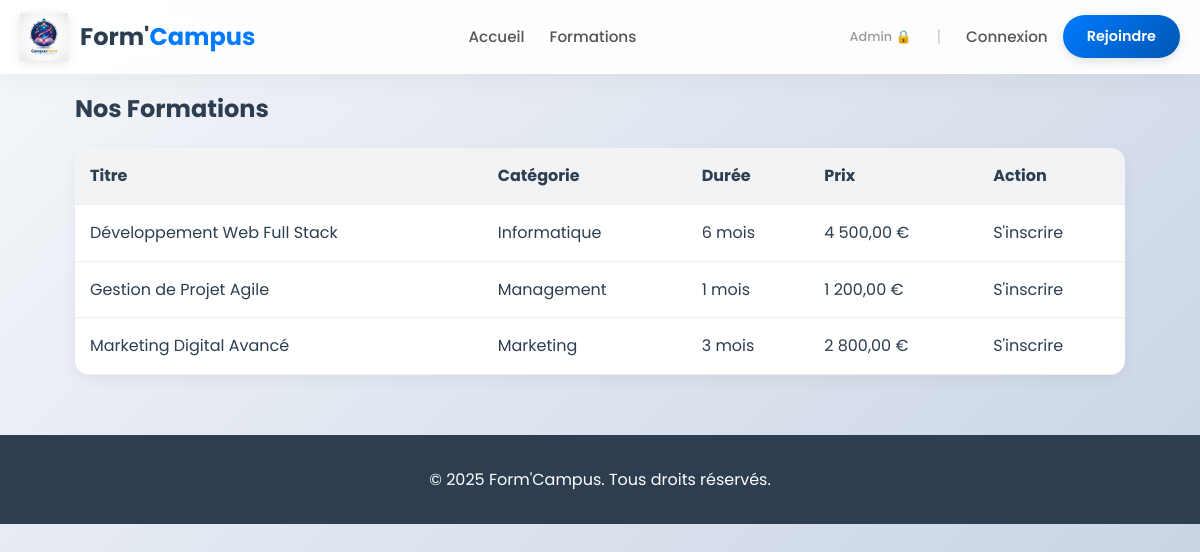
The app's page /tempCodeRunnerFile.php with its own data.
### tables this page shows
CREATE TABLE IF NOT EXISTS formations (
    id INT(11) UNSIGNED AUTO_INCREMENT PRIMARY KEY,
    titre VARCHAR(255) NOT NULL,
    categorie VARCHAR(255) NOT NULL,
    description TEXT,
    duree VARCHAR(100),
    prix DECIMAL(10, 2) NOT NULL
);

### tempCodeRunnerFile.php (the view, shortened to what this page needs)
<?php
require_once 'includes/connexion.php';
require_once 'includes/header.php';
try {
    $stmt = $pdo->query("SELECT * FROM formations ORDER BY categorie, titre");
    $formations = $stmt->fetchAll();
} catch (PDOException $e) {
    $error_message = "Erreur lors de la récupération des formations : " . $e->getMessage();
    $formations = [];
}
?>
<h2>Nos Formations</h2>
<?php if (empty($formations)): ?>
    <p>Aucune formation n'est disponible pour le moment.</p>
<?php else: ?>
    <table>
        <thead>
            <tr>
                <th>Titre</th>
                <th>Catégorie</th>
                <th>Durée</th>
                <th>Prix</th>
                <th>Action</th>
            </tr>
        </thead>
        <tbody>
            <?php foreach ($formations as $formation): ?>
                <tr>
                    <td><?= htmlspecialchars($formation['titre']) ?></td>
                    <td><?= htmlspecialchars($formation['categorie']) ?></td>
                    <td><?= htmlspecialchars($formation['duree']) ?></td>
                    <td><?= number_format($formation['prix'], 2, ',', ' ') ?> €</td>
                    <td>
                        <a href="inscription.php?formation_id=<?= $formation['id'] ?>" class="btn">S'inscrire</a>
                    </td>
                </tr>
            <?php endforeach; ?>
        </tbody>
    </table>
<?php endif; ?>
<?php
require_once 'includes/footer.php';
?>

### header.php (shortened to what this page needs)
<?php
if (!isset($path)) { $path = ""; }
$is_admin = isset($_SESSION['admin_logged_in']) && $_SESSION['admin_logged_in'] === true;
$is_client = isset($_SESSION['client_logged_in']) && $_SESSION['client_logged_in'] === true;
?>
<!DOCTYPE html>
<html lang="fr">
<head>
    <link rel="stylesheet" href="<?= $path ?>assets/css/style.css">
</head>
<body>
    <header class="glass-header">
        <div class="header-container">
            <a href="<?= $path ?>index.php" class="brand-logo">
                <img src="<?= $path ?>assets/img/logo.png" alt="Logo">
                <div class="brand-text">
                    <span class="text-form">Form'</span><span class="text-campus">Campus</span>
                </div>
            </a>
           <nav class="nav-menu">
    <ul>
        <li><a href="<?= $path ?>index.php" class="nav-link">Accueil</a></li>
        <?php if (!$is_admin): ?>
            <li><a href="<?= $path ?>formations.php" class="nav-link">Formations</a></li>
        <?php endif; ?>
    </ul>
</nav>
            <div class="auth-buttons">
                <?php if ($is_admin): ?>
                    <span class="user-name" style="color:#dc3545; font-weight:bold;">Admin</span>
                    <a href="<?= $path ?>logout.php" class="btn-pill" style="border:1px solid #ccc; background:white; color:red;">Déconnexion</a>
                <?php elseif ($is_client): ?>
                    <a href="<?= $path ?>logout.php" class="btn-pill" style="border:1px solid #ccc;">Déconnexion</a>
                <?php else: ?>
                    <a href="<?= $path ?>login.php" class="nav-link" style="font-size:0.8rem; color:#999; margin-right:10px;" title="Accès Admin">Admin 🔒</a>
                    <span style="color:#ccc;">|</span>
                    <a href="<?= $path ?>login_client.php" class="nav-link" style="margin-left:10px;">Connexion</a>
                    <a href="<?= $path ?>inscription_client.php" class="btn-pill btn-primary">Rejoindre</a>
                <?php endif; ?>
            </div>
        </div>
    </header>
    <div class="header-spacer" style="height: 90px;"></div>
    <main class="container">

### footer.php (shortened to what this page needs)
    </main>
    <footer>
        <div class="container">
            <p>&copy; <?php echo date("Y"); ?> Form'Campus. Tous droits réservés.</p>
        </div>
    </footer>
</body>
</html>

### style.css (style rules this page uses)
:root { --primary-color: #007bff; --primary-dark: #0056b3; --secondary-color: #6c757d; --dark-color: #2c3e50; --light-color: #f8f9fa; --white: #ffffff; --success-color: #28a745; --danger-color: #dc3545; --font-main: 'Poppins', sans-serif; }
* { margin: 0; padding: 0; box-sizing: border-box; }
body { font-family: var(--font-main); background: linear-gradient(135deg, #f5f7fa 0%, #c3cfe2 100%); color: var(--dark-color); line-height: 1.6; min-height: 100vh; }
a { text-decoration: none; color: inherit; }
ul { list-style: none; }
.container { width: 90%; max-width: 1200px; margin: 0 auto; padding: 0 15px; }
.glass-header { background: rgba(255, 255, 255, 0.92); backdrop-filter: blur(12px); -webkit-backdrop-filter: blur(12px); position: fixed; top: 0; left: 0; width: 100%; z-index: 1000; box-shadow: 0 4px 30px rgba(0, 0, 0, 0.05); padding: 0.8rem 0; transition: all 0.3s ease; }
.header-spacer { height: 90px; width: 100%; }
.header-container { display: flex; justify-content: space-between; align-items: center; max-width: 1200px; margin: 0 auto; padding: 0 20px; }
.brand-logo { display: flex; align-items: center; gap: 12px; }
.brand-logo img { height: 48px; width: auto; object-fit: contain; filter: drop-shadow(0 2px 4px rgba(0,0,0,0.1)); transition: transform 0.3s ease; }
.brand-text { font-size: 1.5rem; font-weight: 700; line-height: 1; }
.text-form { color: var(--dark-color); }
.text-campus { color: var(--primary-color); }
.nav-menu ul { display: flex; gap: 25px; }
.nav-link { color: #555; font-weight: 500; font-size: 0.95rem; position: relative; transition: color 0.3s ease; }
.nav-link::after { content: ''; position: absolute; width: 0; height: 3px; bottom: -6px; left: 0; background-color: var(--primary-color); transition: width 0.3s ease; border-radius: 2px; }
.auth-buttons { display: flex; align-items: center; gap: 15px; }
.btn-pill { padding: 10px 24px; border-radius: 50px; font-weight: 600; font-size: 0.9rem; transition: all 0.3s ease; border: none; cursor: pointer; box-shadow: 0 4px 10px rgba(0,0,0,0.1); display: inline-block; }
.btn-primary { background: linear-gradient(135deg, var(--primary-color), var(--primary-dark)); color: white; }
table { width: 100%; border-collapse: separate; border-spacing: 0; background: white; border-radius: 15px; overflow: hidden; box-shadow: 0 5px 15px rgba(0,0,0,0.05); margin-top: 20px; }
th, td { padding: 15px; text-align: left; border-bottom: 1px solid #eee; }
th { background: #f1f3f5; font-weight: 700; color: var(--dark-color); }
footer { background: var(--dark-color); color: white; text-align: center; padding: 2rem 0; margin-top: 60px; }

### records on screen
formations: titre "Développement Web Full Stack", categorie "Informatique", duree "6 mois", prix "4 500,00"
formations: titre "Gestion de Projet Agile", categorie "Management", duree "1 mois", prix "1 200,00"
formations: titre "Marketing Digital Avancé", categorie "Marketing", duree "3 mois", prix "2 800,00"
